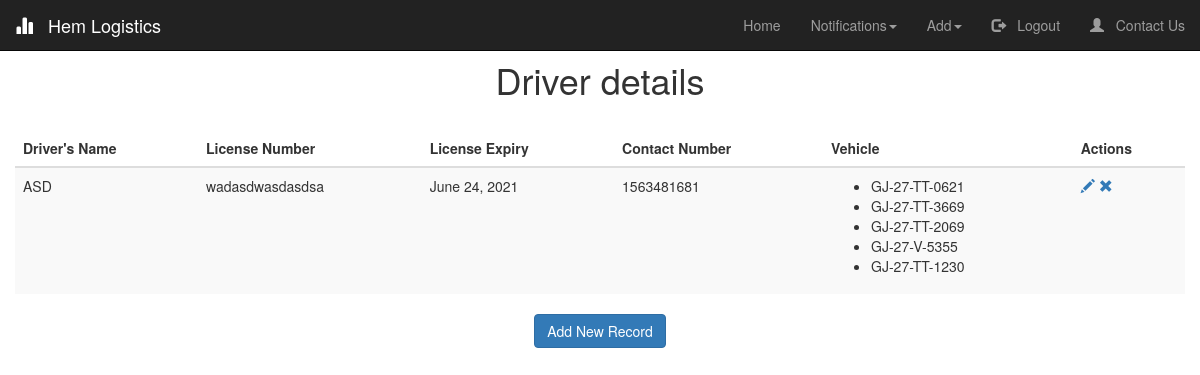
Page /Driver/ (signed in) on the earlier database version.
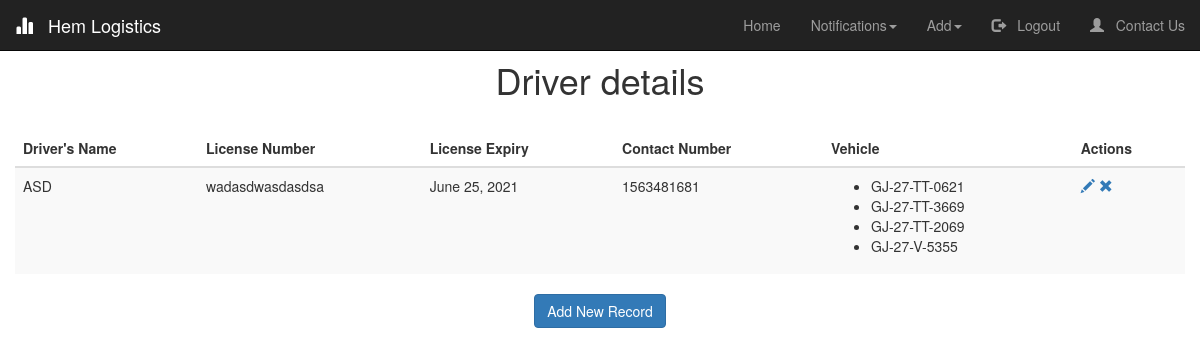
Same page on the later database version.
### logistics/models.py (models this page shows, shortened)
class Driver(models.Model):
    Name = models.CharField(max_length=50)
    License_number = models.CharField(verbose_name="DL Number", unique=True, max_length=15, validators=[MinLengthValidator(15,message = "Invalid License Number")])
    License_expiry = models.DateField(verbose_name="License Expiry", validators=[date_validate])#,input_formats = ['%d/%m/%Y'])
    Contact_number = models.CharField(verbose_name="Contact Number", max_length=10,validators=[RegexValidator('[0-9]{10}',message = "Invalid Number")])
    Vehicle=models.ManyToManyField(Vehicle)
    License_expired = models.BooleanField(default=False)

class Vehicle(models.Model):
    Owner  = models.CharField(max_length=50, verbose_name="Owner's Name")
    RC_number = models.CharField(unique =True, verbose_name="RC Number", max_length=13, validators=[MinLengthValidator(12,message = "Invalid RC Number"), RegexValidator('([A-Z]{2})+-([0-9]{1})+-[A-Z]+-[0-9]{4}',message = "Use proper formatting")])
    PAN_number = models.CharField(verbose_name="PAN Number", max_length=10, validators=[MinLengthValidator(10,message = "Invalid PAN Number")])
    Type = models.CharField(verbose_name="Type of Vehicle", choices=TYPE_CHOICES, max_length=10)
    Other = models.CharField(blank = True,verbose_name='',max_length=10)
    Insurance_policy_number = models.CharField(max_length=25)
    PUC_expiry_date = models.DateField()
    Insurance_expiry_date = models.DateField(validators=[date_validate])#,input_formats = ['%d/%m/%Y'])
    Safety_equipments = models.BooleanField(default=False)
    GPS = models.BooleanField(default=False)
    Contact_number = models.CharField(max_length=10,validators=[MinLengthValidator(10,message = "Invalid Contact Number"),RegexValidator('([0-9]{10})',message="Should be numeric values only")])
    Notifications = models.BooleanField(verbose_name="Notifications Needed", default=True)
    Insurance_expired = models.BooleanField(default=False)
    PUC_expired = models.BooleanField(default=False)
    Available = models.BooleanField(default=True)
    Balance = models.IntegerField(default=0)
    def __str__(self):
        return self.RC_number

### logistics/views.py (the view)
# urls.py: path('Driver/', logistics_view.show_driver, name='show_driver'),
@login_required(login_url='/login')
def show_driver(request):
	driver = Driver.objects.order_by('Name')
	return render(request, 'show_driver.html', {'title':'Driver', 'driver':driver })

### logistics/templates/show_driver.html (shortened to what this page needs)
{% extends "index.html" %}
{% load crispy_forms_tags %}
{% block start %}
<link rel="stylesheet" type="text/css" href="https://cdn.datatables.net/1.10.24/css/jquery.dataTables.css">
<h1 style="text-align: center; padding-top: 20px;"> Driver details</h1>
<table id="table" class="table table-striped" style="overflow-y: scroll; height: 1px;">
    <thead class="thead-dark">
    <tr>
        <th>Driver's Name</th>
        <th>License Number</th>
        <th>License Expiry</th>
        <th>Contact Number</th>
        <th>Vehicle</th>
        {% if user.is_authenticated %}
        <th>Actions</th>
        {% endif %}
    </tr>
    </thead>
    <tbody>
{% for x in driver %}
    <tr>
        <td>{{ x.Name }}</td>
        <td>{{ x.License_number }}</td>
        <td>{{ x.License_expiry }}</td>
        <td>{{ x.Contact_number }}</td>
        <td>
            <ul>
            {% for v in x.Vehicle.all %}
                <li>
                    <button class="astext" id = {{x.id}}{{v.id}}>{{ v }}</button>
                </li>
            {% endfor %}
            </ul>
        </td>
        {% if user.is_authenticated %}
        <td>
            <a href="/edit_driver/{{ x.id }}"><span class="glyphicon glyphicon-pencil" > </span></a>
            <a href="/delete_driver/{{ x.id }}"><span class="glyphicon glyphicon-remove"> </span></a>
        </td>
        {% endif %}
    </tr>
{% endfor %}
    </tbody>
</table>
{% if user.is_authenticated %}
<center><a href="/Add Driver/" class="btn btn-primary">Add New Record</a></center>
{% endif %}
<br />
<br />
{% endblock start %}

Differences in the rows shown:
changed Driver "ASD": loses Vehicle (RC_number "GJ-27-TT-1230"); License_expiry "June 24, 2021" → "June 25, 2021"
